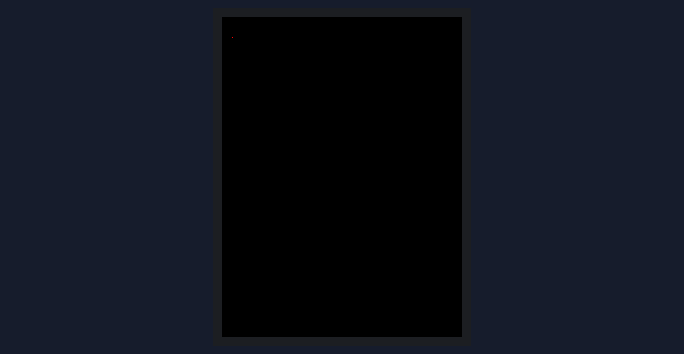
The sketch below on a simulated Arduino Uno, built with avr-gcc and run on an emulated ATmega328P. Shown: 240×320 colour display.

Above: at 0.4 s.
At 4.4 s:
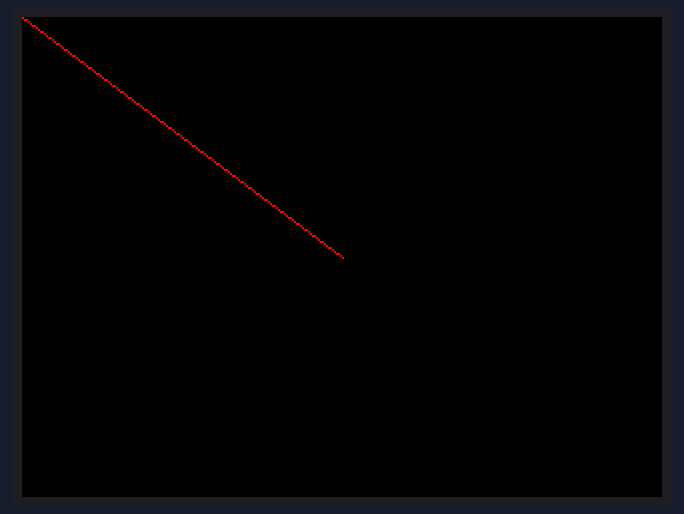
At 6.7 s:
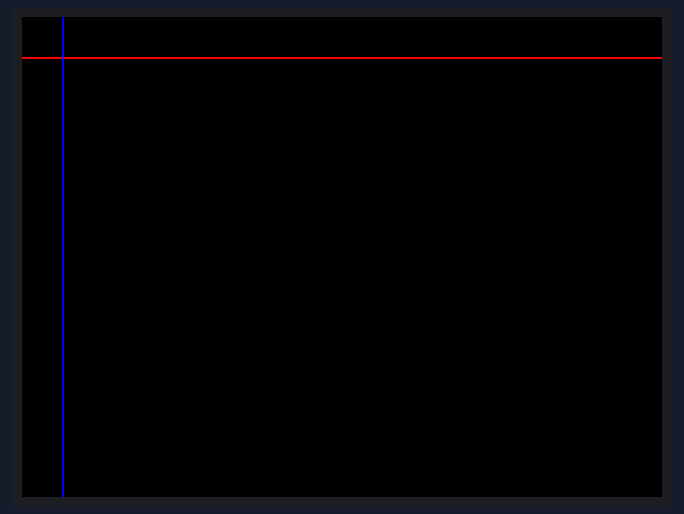
At 9.0 s:
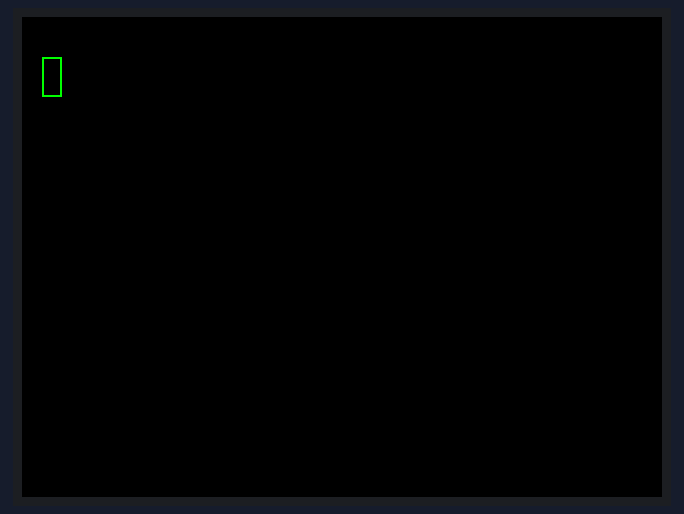
At 13.6 s:
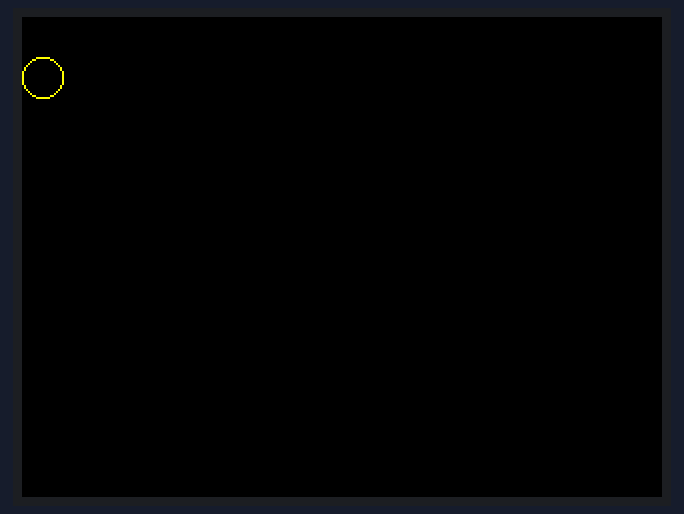
At 18.3 s:
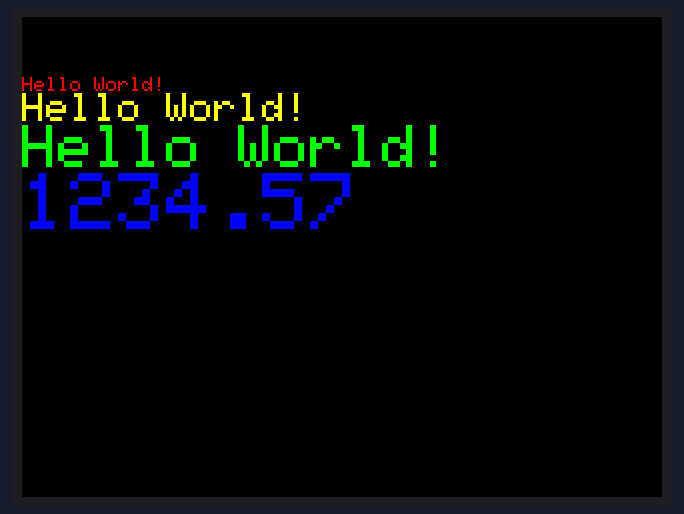

The sketch:

rotationtest.ino
```cpp
// This sketch has been Refurbished by BUHOSOFT
// IMPORTANT: Adafruit_TFTLCD LIBRARY MUST BE SPECIFICALLY
// CONFIGURED FOR EITHER THE TFT SHIELD OR THE BREAKOUT BOARD.
// SEE RELEVANT COMMENTS IN Adafruit_TFTLCD.h FOR SETUP.
//#define DEBUG
#include <Adafruit_GFX.h>    // Core graphics library
#include <TFTLCD.h> // Hardware-specific library

// The control pins for the LCD can be assigned to any digital or
// analog pins...but we'll use the analog pins as this allows us to
// double up the pins with the touch screen (see the TFT paint example).
#define LCD_CS A3 // Chip Select goes to Analog 3
#define LCD_CD A2 // Command/Data goes to Analog 2
#define LCD_WR A1 // LCD Write goes to Analog 1
#define LCD_RD A0 // LCD Read goes to Analog 0

#define LCD_RESET A4 // Can alternately just connect to Arduino's reset pin

// When using the BREAKOUT BOARD only, use these 8 data lines to the LCD:
// For the Arduino Uno, Duemilanove, Diecimila, etc.:
//   D0 connects to digital pin 8  (Notice these are
//   D1 connects to digital pin 9   NOT in order!)
//   D2 connects to digital pin 2
//   D3 connects to digital pin 3
//   D4 connects to digital pin 4
//   D5 connects to digital pin 5
//   D6 connects to digital pin 6
//   D7 connects to digital pin 7
// For the Arduino Mega, use digital pins 22 through 29
// (on the 2-row header at the end of the board).

// Assign human-readable names to some common 16-bit color values:
#define	BLACK   0x0000
#define	BLUE    0x001F
#define	RED     0xF800
#define	GREEN   0x07E0
#define CYAN    0x07FF
#define MAGENTA 0xF81F
#define YELLOW  0xFFE0
#define WHITE   0xFFFF

Adafruit_TFTLCD tft(LCD_CS, LCD_CD, LCD_WR, LCD_RD, LCD_RESET);
// If using the shield, all control and data lines are fixed, and
// a simpler declaration can optionally be used:
// Adafruit_TFTLCD tft;

void setup(void) {
#ifdef DEBUG
  Serial.begin(9600);
  Serial.println(F("Rotation Test!"));
#endif // DEBUG
  tft.reset();

  uint16_t identifier = tft.readID();

if(identifier == 0x9325) {
#ifdef DEBUG
    Serial.println(F("Found ILI9325 LCD driver"));
#endif // DEBUG
  } else if(identifier == 0x9328) {
#ifdef DEBUG
    Serial.println(F("Found ILI9328 LCD driver"));
#endif // DEBUG
  } else if(identifier == 0x7575) {
#ifdef DEBUG
    Serial.println(F("Found HX8347G LCD driver"));
#endif // DEBUG
  } else if(identifier == 0x9341) {
#ifdef DEBUG
    Serial.println(F("Found ILI9341 LCD driver"));
#endif // DEBUG
  } else if(identifier == 0x8357) {
#ifdef DEBUG
    Serial.println(F("Found HX8357D LCD driver"));
#endif // DEBUG
  } else if(identifier == 0x0154) {
#ifdef DEBUG
    Serial.println(F("Found S6D0154 LCD driver"));
#endif // DEBUG
    } else {
    #ifdef DEBUG
    Serial.print(F("Unknown LCD driver chip: "));
    Serial.println(identifier, HEX);
    Serial.print(F("I try use ILI9341 LCD driver "));
    Serial.println(F("If using the Adafruit 2.8\" TFT Arduino shield, the line:"));
    Serial.println(F("  #define USE_ADAFRUIT_SHIELD_PINOUT"));
    Serial.println(F("should appear in the library header (Adafruit_TFT.h)."));
    Serial.println(F("If using the breakout board, it should NOT be #defined!"));
    Serial.println(F("Also if using the breakout, double-check that all wiring"));
    Serial.println(F("matches the tutorial."));
    #endif // DEBUG
    identifier = 0x9341;
  }

  tft.begin(identifier);

  tft.fillScreen(BLACK);
#ifdef DEBUG
  Serial.println(F("This is a test of the rotation capabilities of the TFT library!"));
  Serial.println(F("Press <SEND> (or type a character) to advance"));
#endif // DEBUG
}

void loop(void) {
  #ifndef DEBUG
  rotatePixel();
  #endif // DEBUG
  rotateLine();
  rotateFastline();
  rotateDrawrect();
  rotateFillrect();
  rotateDrawcircle();
  rotateFillcircle();
  rotateText();
}

void rotateText() {
  for (uint8_t i=0; i<4; i++) {
    tft.fillScreen(BLACK);
#ifdef DEBUG
    Serial.println(tft.getRotation(), DEC);
#endif // DEBUG
    tft.setCursor(0, 30);
    tft.setTextColor(RED);
    tft.setTextSize(1);
    tft.println("Hello World!");
    tft.setTextColor(YELLOW);
    tft.setTextSize(2);
    tft.println("Hello World!");
    tft.setTextColor(GREEN);
    tft.setTextSize(3);
    tft.println("Hello World!");
    tft.setTextColor(BLUE);
    tft.setTextSize(4);
    tft.print(1234.567);
#ifdef DEBUG
    while (!Serial.available());
    Serial.read();  Serial.read();  Serial.read();
#else
    delay(500);
#endif // DEBUG
    tft.setRotation(tft.getRotation()+1);
  }
}

void rotateFillcircle(void) {
  for (uint8_t i=0; i<4; i++) {
    tft.fillScreen(BLACK);
    #ifdef DEBUG
    Serial.println(tft.getRotation(), DEC);
    #endif // DEBUG
    tft.fillCircle(10, 30, 10, YELLOW);

#ifdef DEBUG
    while (!Serial.available());
    Serial.read();  Serial.read();  Serial.read();
#else
    delay(500);
#endif // DEBUG

    tft.setRotation(tft.getRotation()+1);
  }
}

void rotateDrawcircle(void) {
  for (uint8_t i=0; i<4; i++) {
    tft.fillScreen(BLACK);
    #ifdef DEBUG
    Serial.println(tft.getRotation(), DEC);
    #endif // DEBUG
    tft.drawCircle(10, 30, 10, YELLOW);

#ifdef DEBUG
    while (!Serial.available());
    Serial.read();  Serial.read();  Serial.read();
#else
    delay(500);
#endif // DEBUG

    tft.setRotation(tft.getRotation()+1);
  }
}

void rotateFillrect(void) {
  for (uint8_t i=0; i<4; i++) {
    tft.fillScreen(BLACK);
    #ifdef DEBUG
    Serial.println(tft.getRotation(), DEC);
    #endif // DEBUG
    tft.fillRect(10, 20, 10, 20, GREEN);

#ifdef DEBUG
    while (!Serial.available());
    Serial.read();  Serial.read();  Serial.read();
#else
    delay(500);
#endif // DEBUG

    tft.setRotation(tft.getRotation()+1);
  }
}

void rotateDrawrect(void) {
  for (uint8_t i=0; i<4; i++) {
    tft.fillScreen(BLACK);
    #ifdef DEBUG
    Serial.println(tft.getRotation(), DEC);
    #endif // DEBUG
    tft.drawRect(10, 20, 10, 20, GREEN);

#ifdef DEBUG
    while (!Serial.available());
    Serial.read();  Serial.read();  Serial.read();
#else
    delay(500);
#endif // DEBUG

    tft.setRotation(tft.getRotation()+1);
  }
}

void rotateFastline(void) {
  for (uint8_t i=0; i<4; i++) {
    tft.fillScreen(BLACK);
    #ifdef DEBUG
    Serial.println(tft.getRotation(), DEC);
    #endif // DEBUG
    tft.drawFastHLine(0, 20, tft.width(), RED);
    tft.drawFastVLine(20, 0, tft.height(), BLUE);

#ifdef DEBUG
    while (!Serial.available());
    Serial.read();  Serial.read();  Serial.read();
#else
    delay(500);
#endif // DEBUG

    tft.setRotation(tft.getRotation()+1);
  }
}

void rotateLine(void) {
  for (uint8_t i=0; i<4; i++) {
    tft.fillScreen(BLACK);
    #ifdef DEBUG
    Serial.println(tft.getRotation(), DEC);
    #endif // DEBUG
    tft.drawLine(tft.width()/2, tft.height()/2, 0, 0, RED);
#ifdef DEBUG
    while (!Serial.available());
    Serial.read();  Serial.read();  Serial.read();
#else
    delay(500);
#endif // DEBUG

    tft.setRotation(tft.getRotation()+1);
  }
}

void rotatePixel(void) {
  for (uint8_t i=0; i<4; i++) {
    tft.fillScreen(BLACK);
    #ifdef DEBUG
    Serial.println(tft.getRotation(), DEC);
    #endif // DEBUG
    tft.drawPixel(10,20, RED);
#ifdef DEBUG
    while (!Serial.available());
    Serial.read();  Serial.read();  Serial.read();
#else
    delay(500);
#endif // DEBUG

    tft.setRotation(tft.getRotation()+1);
  }
}
```

Measured:
- by itself, everything shown: repeats every 18.5 s, in 64 steps
- what the display in image 0 shows lasts 0.5 s, from 0.3 s to 0.8 s
